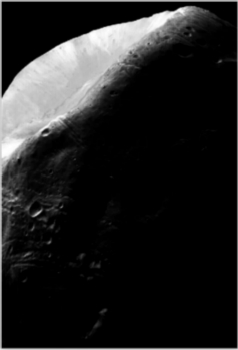
//> input picture HistogramProcessing/OpenCV/HistogramMatching/origin.jpg, 238 x 350 px
$ ./HistogramMatching   (built with g++ and OpenCV 4)
//> lines starting //> are read from the running program, lines starting //| are printed output that depends on the picture
#include "opencv2/core.hpp"
#include"opencv2/imgproc/imgproc.hpp"
#include "opencv2/highgui.hpp"
#include<iostream>
using namespace cv;
using namespace std;


int main()
{
 Mat image=imread("origin.jpg",0);
//> image is the input picture: 350 rows x 238 cols, CV_8UC1; min 0, max 255, mean 33.3
 Mat tempimage;
 image.copyTo(tempimage);
 if(!image.data){cout<<"fail to load image."<<endl;return 0;}
 MatND imhist;
 int dims=1;
 float hranges[]={0,255};
 const float *ranges[]={hranges};
 int size=256;
 int channels=0;
 calcHist(&tempimage,1,&channels,Mat(),imhist,dims,&size,ranges);
//> imhist = 256 values, max 53739 at index 0, min 0 at index 255, mean 325.4
//计算图像的直方图

 double m1,sig1,m2,sig2,A1,A2,k;
 m1=0.15;
 sig1=0.05;
 m2=0.75;
 sig2=0.05;
 A1=1;
 A2=0.07;
 k=0.002;
 double gauss[256]={0};
 double c1=A1*(1.0/(sqrt(2*CV_PI))*sig1);
 double k1=2*sig1*sig1;
 double c2=A2*(1.0/(sqrt(2*CV_PI))*sig2);
 double k2=2*sig2*sig2;
 double z=0.0,tmp=0.0,p=0.0;
 for(int i=0;i<256;i++)
 {
  tmp=k+c1*exp(-(z-m1)*(z-m1)/k1)+c2*exp(-(z-m2)*(z-m2)/k2);
  gauss[i]=tmp;
  p=p+tmp;
  z=z+1.0/256;
 }//双峰值高斯函数
 for(int i=0;i<256;i++)
 {
  gauss[i]=gauss[i]/p;
 } //对双峰值高斯函数进行归一化操作

double G[256]={0};
double S[256]={0};
double vin1=0,vin2=0;
int M=tempimage.rows;
//> M = 350
int N=tempimage.cols*tempimage.channels();
//> N = 238
int total=M*N;
//> total = 83300

for(int i=0;i<256;i++)
{
vin1=gauss[i]+vin1;
vin2=imhist.at<float>(i)+vin2;
G[i]=255*vin1;
S[i]=255*vin2/total;
}//分别对归一化的双峰值高斯函数和给定直方图进行均衡化操作
//> this loop made 256 passes
//> vin2 on passes 1 to 3: 53739, 55703, 56619
//> after the loop, vin1 = 1; vin2 = 83297; G = 256 values from 0.474 to 255; S = 256 values from 164.5 to 255

int index;
int T[256]={0};
double minvalue,value;

for(int m=0;m<256;m++)
{
  for(int n=0;n<256;n++)
  {
    value=fabs(G[n]-S[m]);
    if(value<1)
    {
     minvalue=value;
     index=n;
    }
  }
T[m]=index;
}//寻找与S最接近的G值，并建立相应的映射关系
//> this loop made 256 passes
//> (value, minvalue, index) on passes 1 to 3: (90.49, 0.601, 69), (84.48, 0.683, 81), (81.68, 0.909, 88)
//> after the loop, value = 0.00918; minvalue = 0.00918; index = 255; T = 256 values from 69 to 255
for(int x=0;x<M;x++)
{
 uchar *data=tempimage.ptr<uchar>(x);
 for(int y=0;y<N;y++)
 {
   data[y]=T[data[y]];
 }
}
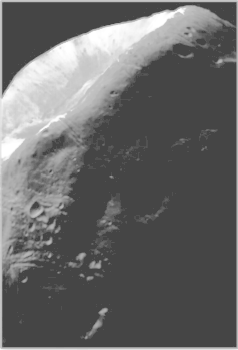
//> tempimage: 350 rows x 238 cols, CV_8UC1; min 69, max 255, mean 103.6
//实现最终映射关系
imshow("origin",image);
imshow("processed image",tempimage);
waitKey(0);
return 0;
}
